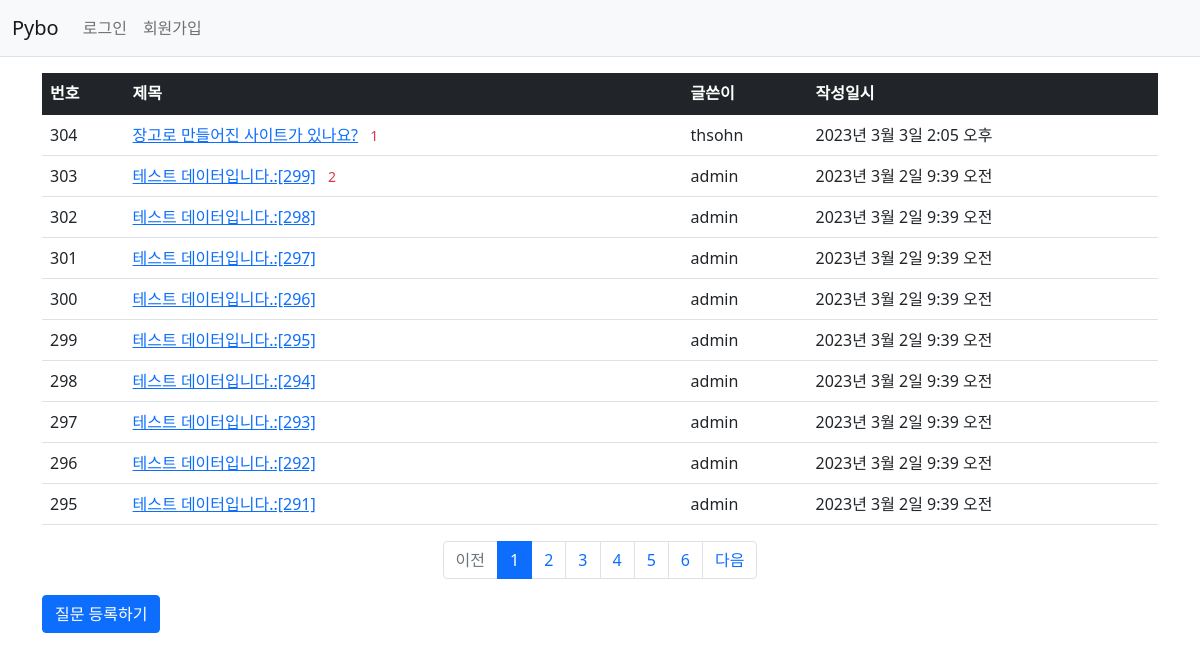
Screenshot of /pybo/ with the database file from the repository.
### pybo/models.py (models this page shows, shortened)
class Question(models.Model):
    author = models.ForeignKey(User, on_delete=models.CASCADE)
    subject = models.CharField(max_length=200)
    content = models.TextField()
    create_date = models.DateTimeField()
    modified_date = models.DateTimeField(null=True, blank=True)

### pybo/views.py (the view)
# urls.py: path('', views.index, name='index'), # '/'에 해당되는 path
def index(request):
    page = request.GET.get('page', '1') # 페이지
    question = Question.objects.order_by('-create_date')
    paginator = Paginator(question, 10) # page 당 10개씩 보여주기
    page_obj = paginator.get_page(page)
    context = {'question_list': page_obj}
    return render(request, 'pybo/question_list.html', context)

### pybo/templatetags/pybo_filter.py (called while the page is built)
@register.filter
def sub(value, arg):
    return value - arg

### templates/pybo/question_list.html
{% extends 'base.html' %}
{% load pybo_filter %}
{% block content %}
<div class="container my-3">
    <table class="table">
        <thead>
        <tr class="table-dark">
            <th>번호</th>
            <th style="width:50%">제목</th>
            <th>글쓴이</th>
            <th>작성일시</th>
        </tr>
        </thead>
        <tbody>
        {% if question_list %}
        {% for question in question_list %}
        <tr>
            <td>
                {{question_list.paginator.count|sub:question_list.start_index|sub:forloop.counter0|add:1}}
            </td>
            <td class="text-start">
                <a href="{% url 'pybo:detail' question.id %}">{{ question.subject }}</a>
                {% if question.answer_set.count > 0 %}
                <span class="text-danger small mx-2">{{ question.answer_set.count }}</span>
                {% endif %}
            </td>
            <td>{{ question.author.username }}</td>
            <td>{{ question.create_date }}</td>
        </tr>
        {% endfor %}
        {% else %}
        <tr>
            <td colspan="4">질문이 없습니다.</td>
        </tr>
        {% endif %}
        </tbody>
    </table>
    <ul class="pagination justify-content-center">
        {% if question_list.has_previous %}
        <li class="page-item">
            <a class="page-link" href="?page={{ question_list.previous_page_number }}">이전</a>
        </li>
        {% else %}
        <li class="page-item disabled">
            <a class="page-link" tabindex="-1" aria-disabled="true" href="#">이전</a>
        </li>
        {% endif %}
        {% for page_number in question_list.paginator.page_range %}
        {% if page_number >= question_list.number|add:-5 and page_number <= question_list.number|add:5 %}
        {% if page_number == question_list.number %}
        <li class="page-item active" aria-current="page">
            <a class="page-link" href="?page={{ page_number }}">{{ page_number }}</a>
        </li>
        {% else %}
        <li class="page-item">
            <a class="page-link" href="?page={{ page_number }}">{{ page_number }}</a>
        </li>
        {% endif %}
        {% endif %}
        {% endfor %}
        {% if question_list.has_next %}
        <li class="page-item">
            <a class="page-link" href="?page={{ question_list.next_page_number }}">다음</a>
        </li>
        {% else %}
        <li class="page-item disabled">
            <a class="page-link" tabindex="-1" aria-disabled="true" href="#">다음</a>
        </li>
        {% endif %}
    </ul>
    <a href="{% url 'pybo:question_create' %}" class="btn btn-primary">질문 등록하기</a>
</div>
{% endblock %}

### templates/base.html (shortened to what this page needs)
{% load static %}
<!doctype html>
<html lang="ko">
<head>
    <link rel="stylesheet" type="text/css" href="{% static 'bootstrap.min.css' %}">
    <link rel="stylesheet" type="text/css" href="{% static 'style.css' %}">
</head>
<body>
{% include "navbar.html" %}
{% block content %}
{% endblock %}
</body>
</html>

### templates/navbar.html (shortened to what this page needs)
<nav class="navbar navbar-expand-lg navbar-light bg-light border-bottom">
    <div class="container-fluid">
        <a class="navbar-brand" href="{% url 'pybo:index' %}">Pybo</a>
        <div class="collapse navbar-collapse" id="navbarSupportedContent">
            <ul class="navbar-nav me-auto mb-2 mb-lg-0">
                <li class="nav-item">
                    {% if user.is_authenticated %}
                    <a class="nav-link" href="{% url 'common:logout' %}">{{user.username }}(로그아웃)</a>
                    {% else %}
                    <a class="nav-link" href="{% url 'common:login' %}">로그인</a>
                    {% endif %}
                </li>
                <li>
                    {% if not user.is_authenticated %}
                    <a class="nav-link" href="{% url 'common:signup' %}">회원가입</a>
                    {% endif %}
                </li>
            </ul>
        </div>
    </div>
</nav>

### rows the page displays
Question: paginator.count|sub "304", subject "장고로 만들어진 사이트가 있나요?", answer_set.count "1", author.username "thsohn", create_date "2023년 3월 3일 2:05 오후"
Question: paginator.count|sub "303", subject "테스트 데이터입니다.:[299]", answer_set.count "2", author.username "admin", create_date "2023년 3월 2일 9:39 오전"
Question: paginator.count|sub "302", subject "테스트 데이터입니다.:[298]", author.username "admin", create_date "2023년 3월 2일 9:39 오전"
Question: paginator.count|sub "301", subject "테스트 데이터입니다.:[297]", author.username "admin", create_date "2023년 3월 2일 9:39 오전"
Question: paginator.count|sub "300", subject "테스트 데이터입니다.:[296]", author.username "admin", create_date "2023년 3월 2일 9:39 오전"
Question: paginator.count|sub "299", subject "테스트 데이터입니다.:[295]", author.username "admin", create_date "2023년 3월 2일 9:39 오전"
Question: paginator.count|sub "298", subject "테스트 데이터입니다.:[294]", author.username "admin", create_date "2023년 3월 2일 9:39 오전"
Question: paginator.count|sub "297", subject "테스트 데이터입니다.:[293]", author.username "admin", create_date "2023년 3월 2일 9:39 오전"
Question: paginator.count|sub "296", subject "테스트 데이터입니다.:[292]", author.username "admin", create_date "2023년 3월 2일 9:39 오전"
Question: paginator.count|sub "295", subject "테스트 데이터입니다.:[291]", author.username "admin", create_date "2023년 3월 2일 9:39 오전"

### other values shown
{{ page_number }} "1"
{{ page_number }} "2" "3" "4" "5" "6"
